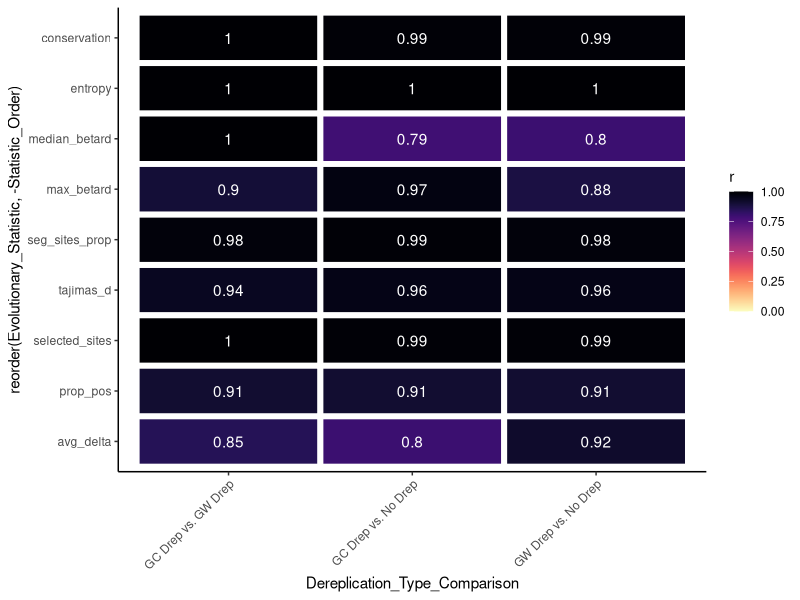

Write R code to recreate this figure.
library(ggplot2)
library(viridis)

dat <- read.table('Correlation_Data.txt', header=T, sep='\t')
# Dereplication_Type_Comparison   Evolutionary_Statistic  r

pdf("Correlation_Heatmap.pdf", height=7, width=5)
ggplot(dat, aes(x=Dereplication_Type_Comparison, y=reorder(Evolutionary_Statistic, -Statistic_Order), fill=r, label=as.factor(r))) + geom_tile(color='white', linewidth=2) + geom_text(color='white') + scale_fill_viridis(option='magma', direction=-1, limits=c(0,1)) + theme_classic() + theme(axis.text.x = element_text(angle = 45, vjust =1, hjust=1))
dev.off()
